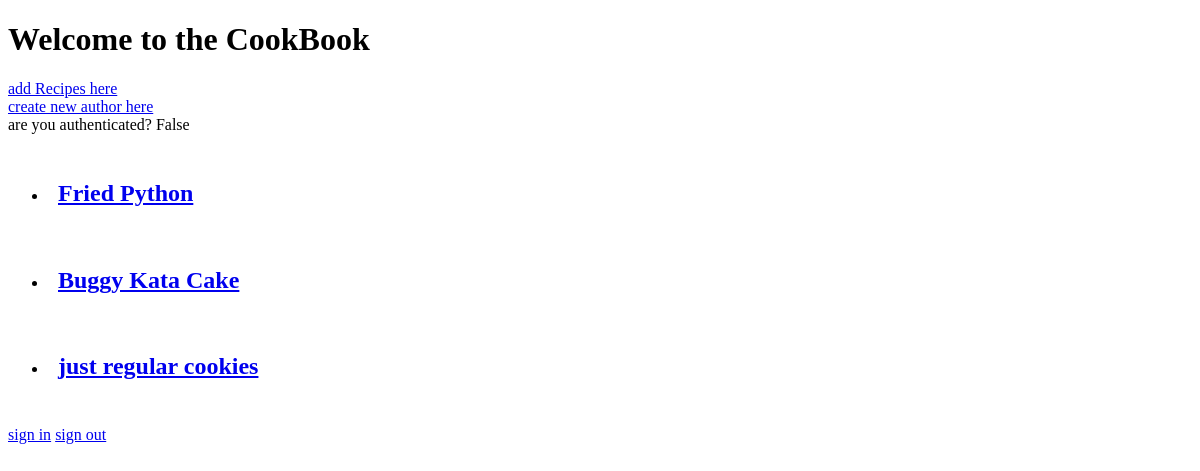
/, run on an earlier commit of the app's database.
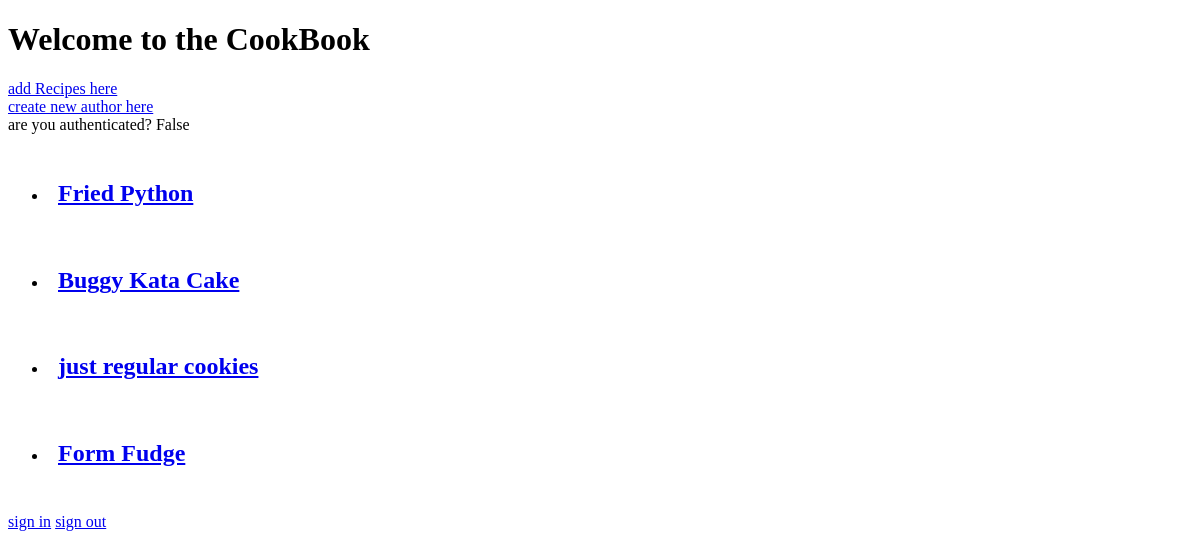
And on a later commit of the database.
### recipes/models.py (models this page shows, shortened)
class RecipeItem(models.Model):
    title = models.CharField(max_length=30, default='name of food')
    author = models.ForeignKey(Author, on_delete=models.CASCADE, related_name='author')
    description = models.TextField(default='a little about this food')
    time_required = models.CharField(max_length=30, default='10 mins')
    instructions = models.TextField(default='begin with...')

### recipes/views.py (the view)
# urls.py: path('', views.index, name="homepage"),
def index (request):
    foodInfo = RecipeItem.objects.all()
    return render(request, 'index.html', {'foodData': foodInfo})

### recipes/templates/index.html (shortened to what this page needs)
<!DOCTYPE html>
<html lang="en">
<head>
</head>
<body>
    <h1>Welcome to the CookBook</h1>
    <span><a href="/recipeAdd/">add Recipes here</a></span>
    <br>
    <span><a href="/authorAdd/">create new author here</a></span>
    <br>
    <span>are you authenticated? {{ request.user.is_authenticated }}</span>
    <div style=
        "
        width: 80%;
        height: 80%;
        display: flex;
        justify-content: space-between;
        flex-flow: row wrap;
        align-content: center;
        "
    >
    <ul>
        {% for item in foodData %}
        <li style="padding: 10px;">
            <h2><a href="/recipe/{{item.id}}/">{{ item.title }}</a></h2>
        </li>
        {% endfor %}
    </ul>
    </div>
    <span><a href="/login/">sign in</a></span>
    <span><a href="/logout/">sign out</a></span>
</body>
</html>

What changed in the data, as far as the page shows it:
added RecipeItem: title "Form Fudge"
